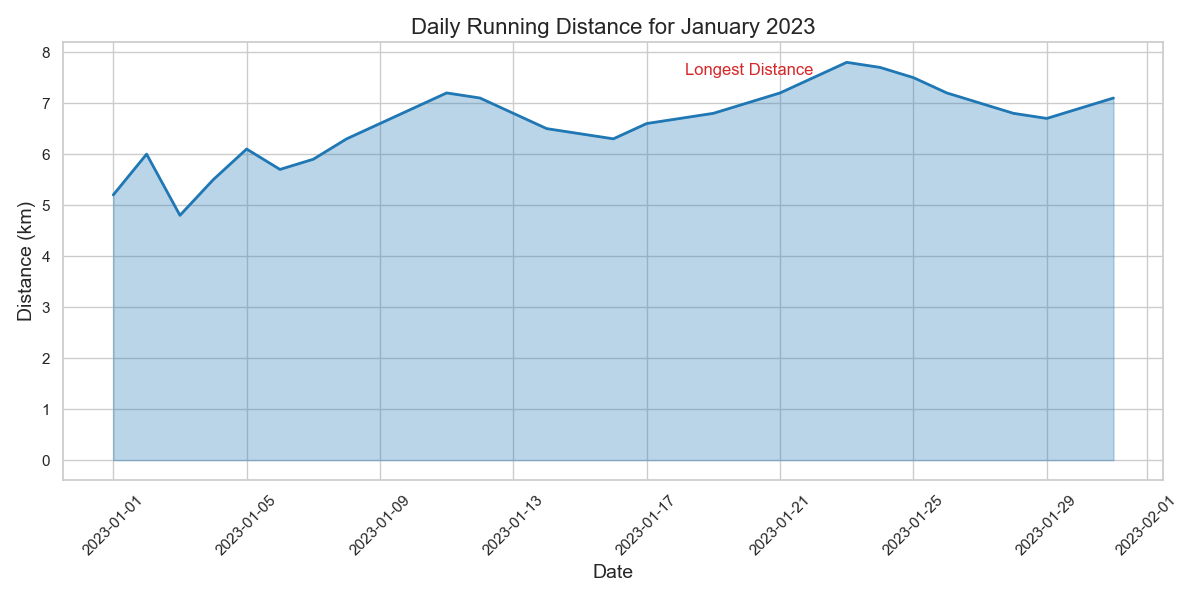

Python code for this plot:

import pandas as pd
import seaborn as sns
import matplotlib.pyplot as plt

# Create a DataFrame from the table data
data = {
    'Date': pd.date_range(start='2023-01-01', periods=31, freq='D'),
    'Distance': [5.2, 6.0, 4.8, 5.5, 6.1, 5.7, 5.9, 6.3, 6.6, 6.9, 
                 7.2, 7.1, 6.8, 6.5, 6.4, 6.3, 6.6, 6.7, 6.8, 7.0, 
                 7.2, 7.5, 7.8, 7.7, 7.5, 7.2, 7.0, 6.8, 6.7, 6.9, 7.1]
}

df = pd.DataFrame(data)

# Set the size of the chart
plt.figure(figsize=(12, 6))

# Create an area chart
sns.lineplot(data=df, x='Date', y='Distance', color='#1f77b4', lw=2)
plt.fill_between(df['Date'], 0, df['Distance'], color='#1f77b4', alpha=0.3)

# Add title and labels
plt.title('Daily Running Distance for January 2023', fontsize=16)
plt.xlabel('Date', fontsize=14)
plt.ylabel('Distance (km)', fontsize=14)

# Assign text label on the chart
plt.text(x=df['Date'][21], y=df['Distance'][21], s="Longest Distance", color='#d62728', va='bottom', ha='right')

# Enhance the x-axis date format
plt.xticks(rotation=45)

# Display the chart
plt.tight_layout()
plt.show()
